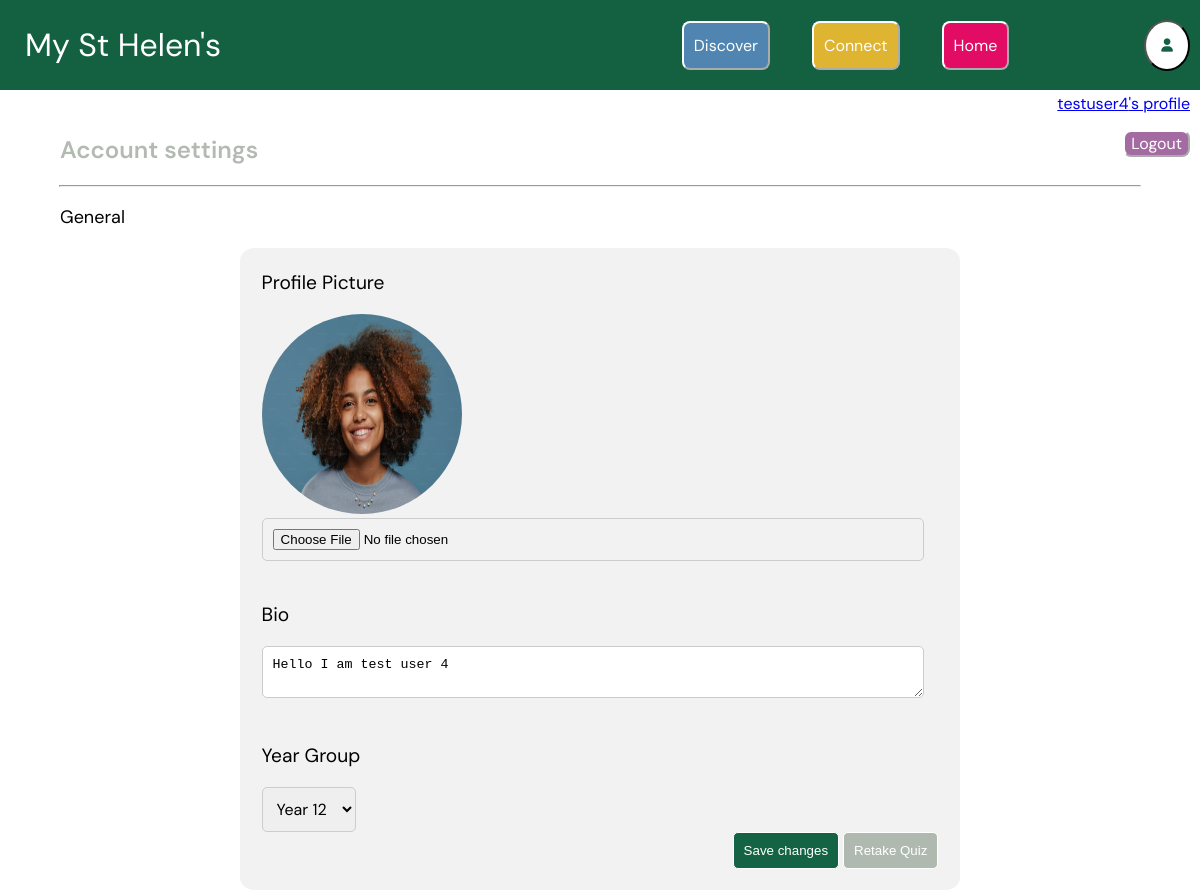
Page /settings/ (signed in) on the earlier database version.
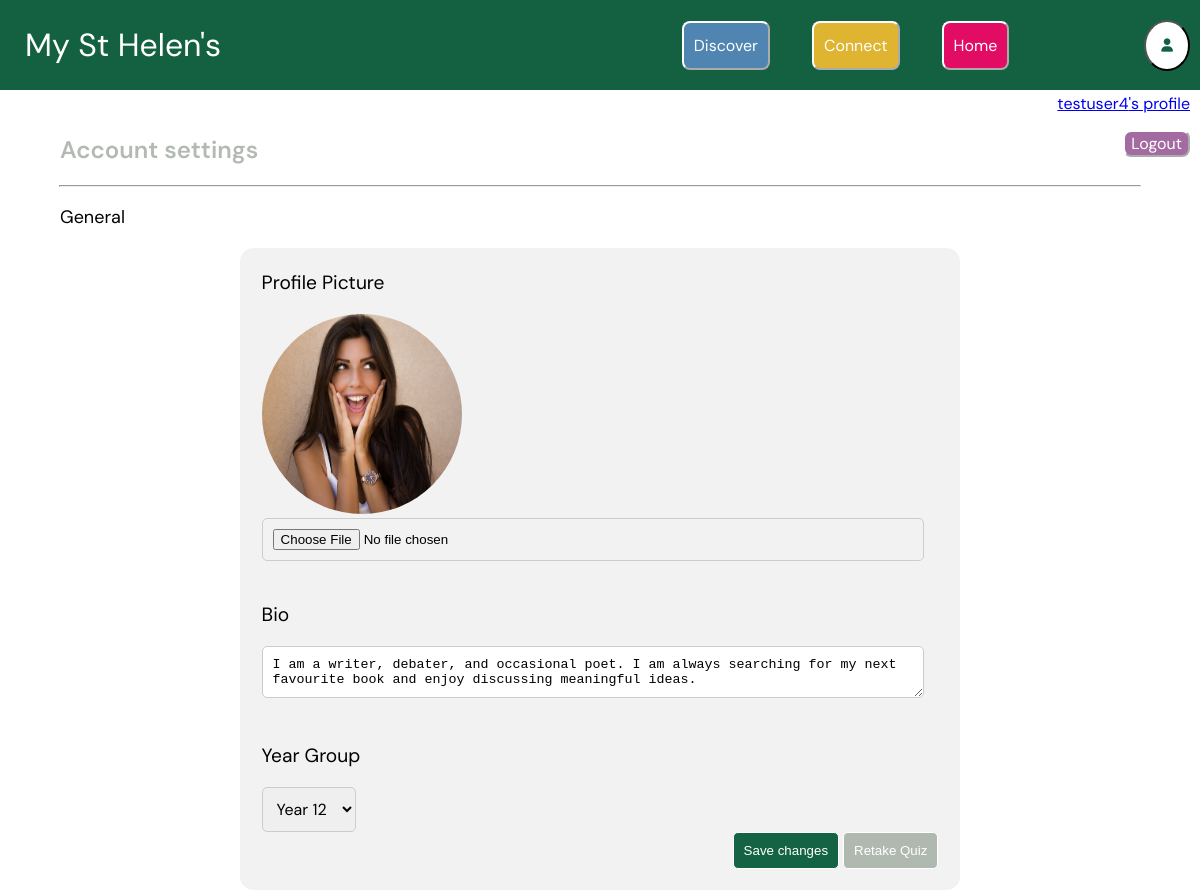
Same page on the later database version.
### core/models.py (models this page shows, shortened)
class Profile(models.Model):
    user = models.ForeignKey(User, on_delete=models.CASCADE) #gets the user logged in
    bio = models.TextField(blank=True) #each profile should contain a bio
    profileimg = models.ImageField(upload_to='profile_images', default='blank_profile_image.png') #default profile image is blank
    YEAR_GROUP_CHOICES = [
        ('7', 'Year 7'),
        ('8', 'Year 8'),
        ('9', 'Year 9'),
        ('10', 'Year 10'),
        ('11', 'Year 11'),
        ('12', 'Year 12'),
        ('13', 'Year 13'),
    ] #tuple to give a drop down list of year group choices, as per Django's language
    year_group = models.CharField(max_length=7, choices=YEAR_GROUP_CHOICES, blank=True, null=True)

### core/views.py (the view, shortened to what this page needs)
# urls.py: path("settings/", views.settings, name="settings"),
@login_required(login_url="login") #only accessible if you're logged in
def settings(request):
    try:
        user_profile = Profile.objects.get(user=request.user) #if the user already has a profile, retrieve this
    except Profile.DoesNotExist:
        user_profile = Profile.objects.create(user=request.user) #if they don't have a profile, create one
    return render(request, "settings.html", {"user_profile": user_profile, "YEAR_GROUP_CHOICES": Profile.YEAR_GROUP_CHOICES}) #passing user profile to the frontend

### templates/settings.html (shortened to what this page needs)
{% extends "base.html" %}
{% load static %}
{% block style %}
<link rel="stylesheet" href="{% static 'core/post_style.css' %}">
<link rel="stylesheet" href="{% static 'core/nav.css' %}">
<link rel="stylesheet" href="{% static 'core/settings.css' %}">
{% endblock %}
{% block content %}
<div class="topnav">
    <h1>My St Helen's</h1>
    <div class="button-container">
        <button class="button discoverbutton" onclick="window.location.href='/discover'">Discover</button>
        <button class="button connectbutton" onclick="window.location.href='/connect'">Connect</button>
        <button class="button homebutton" onclick="window.location.href='/'">Home</button>
        <button class="profileicon" onclick="window.location.href='/settings'"><i class ="fa-solid fa-user"></i></button>
    </div>
</div>
<div class ="topnav2">
    <p><a href="{% url 'profile' user.username %}"> {{user.username}}'s profile </a></p>
    <button class="button logoutbutton" onclick="window.location.href='/logout'">Logout</button>
</div>
<h2> Account settings </h2>
<hr>
<p>General</p>
<form class="settingsform" method="POST" enctype="multipart/form-data">
   <div class="form_control">
    <p>Profile Picture</p>
    <img src="{{ user_profile.profileimg.url }}" alt="Profile Image">
    <input type="file" name="image">
   </div>
   <div class="form_control">
    <p>Bio</p>
    <textarea name="bio" id="bio" placeholder="Enter your bio">{{user_profile.bio}}</textarea>
   </div>
   <div class="form_control">
    <p>Year Group</p>
    <select name="year_group" id="year_group">
        {% for value, label in user_profile.YEAR_GROUP_CHOICES %}
            <option value="{{ value }}" {% if user_profile.year_group == value %}selected{% endif %}>
                {{ label }}
            </option>
        {% endfor %}
    </select>
   </div>
   <div class="btn-container">
    <button class="submitbutton" type="submit">Save changes</button>
    <button class = "retakebutton" type="button" onclick="window.location.href='/quiz'">Retake Quiz</button>
</div>
</form>
{% endblock %}

Differences in the rows shown:
changed Profile "Year 12": profileimg: a different picture; bio "Hello I am test user 4" → "I am a writer, debater, and occasional poet. I am always searching for my next favourite book and enjoy discussing meaningful ideas."
